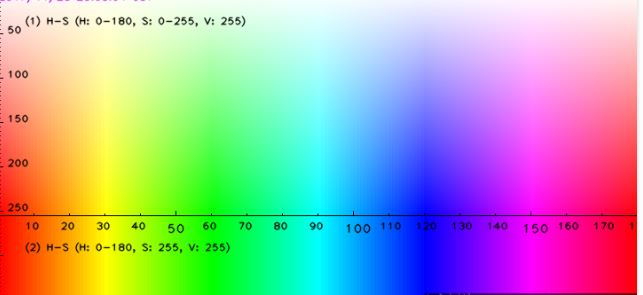
#> input picture image_analysis/HSV Definition.JPG, 643 x 295 px
$ python -i shape_detection.py   (imports and definitions only)
#> lines starting #> are read from the running program, lines starting #| are printed output that depends on the picture
#> further down, picture is the input picture: shape (295, 643, 3); mean B, G, R 171.3, 170.8, 170
#Tyler Boechler

import cv2 as cv
import numpy as np

class RGBShapeDetection:
    def __init__(self):
        self.index_bgr = {
        "black": np.array([0, 0, 0]), "white": np.array([255, 255, 255]),
        "red": np.array([0, 0, 255]), "green": np.array([0, 255, 0]),
        "blue": np.array([255, 0, 0]), "light blue": np.array([255, 157, 0]),
        "cyan": np.array([255, 255, 0]), "aqua": np.array([190, 255, 0]),
        "pink": np.array([255, 0, 190]), "magenta": np.array([255, 0, 255]),
        "purple": np.array([255, 0, 100]), "light green": np.array([0, 255, 150]),
        "yellow": np.array([0, 255, 255]), "orange": np.array([0, 165, 255]), "red_back": np.array([0, 0, 255]), "red_front": np.array([0, 0, 255])
        }
        self.reversed_index_bgr = {}
        for k in self.index_bgr:
            if k == "red_front" or k == "red_back":
                continue
            self.reversed_index_bgr[str(self.index_bgr[k])] = k

    # [30 lines left out: function find_pixel_neighbours, not called in this run]


    def find_HSV_colour_in_image(self, img):

        print(len(img), len(img[0]))
#| 295 643


        hsv_img = cv.cvtColor(img, cv.COLOR_BGR2HSV)
#> hsv_img: shape (295, 643, 3); mean H, S, V 89.4, 163.7, 250.8

        color_masks = {
            "orange": cv.inRange(hsv_img, np.array([10, 30, 30]), np.array([25, 255, 255])),
            "yellow": cv.inRange(hsv_img, np.array([25, 30, 30]), np.array([35, 255, 255])),
            "green": cv.inRange(hsv_img, np.array([35, 30, 30]), np.array([75, 255, 255])),
            "aqua": cv.inRange(hsv_img, np.array([75, 30, 30]), np.array([85, 255, 255])),
            "cyan": cv.inRange(hsv_img, np.array([85, 30, 30]), np.array([95, 255, 255])),
            "light blue": cv.inRange(hsv_img, np.array([95, 30, 30]), np.array([110, 255, 255])),
            "blue": cv.inRange(hsv_img, np.array([110, 30, 30]), np.array([130, 255, 255])),
            "purple": cv.inRange(hsv_img, np.array([130, 30, 30]), np.array([140, 255, 255])),
            "magenta": cv.inRange(hsv_img, np.array([140, 30, 30]), np.array([155, 255, 255])),
            "pink": cv.inRange(hsv_img, np.array([155, 30, 30]), np.array([170, 255, 255])),
            "red_back": cv.inRange(hsv_img, np.array([0, 30, 30]), np.array([10, 255, 255])),
            "red_front": cv.inRange(hsv_img, np.array([170, 30, 30]), np.array([180, 255, 255])),
            "black": cv.inRange(hsv_img, np.array([0, 0, 0]), np.array([180, 255, 30])),
            "white": cv.inRange(hsv_img, np.array([0, 0, 30]), np.array([180, 30, 255]))
        }

        for color, mask in color_masks.items():
            img[mask > 0] = self.index_bgr[color]
#> this loop made 14 passes
#> color on passes 1 to 12: 'orange', 'yellow', 'green', 'aqua', 'cyan', 'light blue', 'blue', 'purple', 'magenta', 'pink', 'red_back', 'red_front'
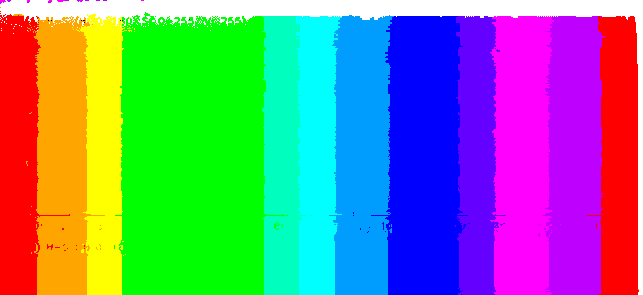
#> img: shape (295, 643, 3); mean B, G, R 139.9, 133.5, 116.2

        return img


    # [187 lines left out: functions find_RGB_colour_in_image, is_edge_of_shape, find_all_shape_edges, extract_shapes_from_np, not called in this run]

    # [32 lines of commented-out code are left out]

>>> import cv2
>>> picture = cv2.imread('HSV Definition.JPG')
>>> result = RGBShapeDetection().find_HSV_colour_in_image(picture)
